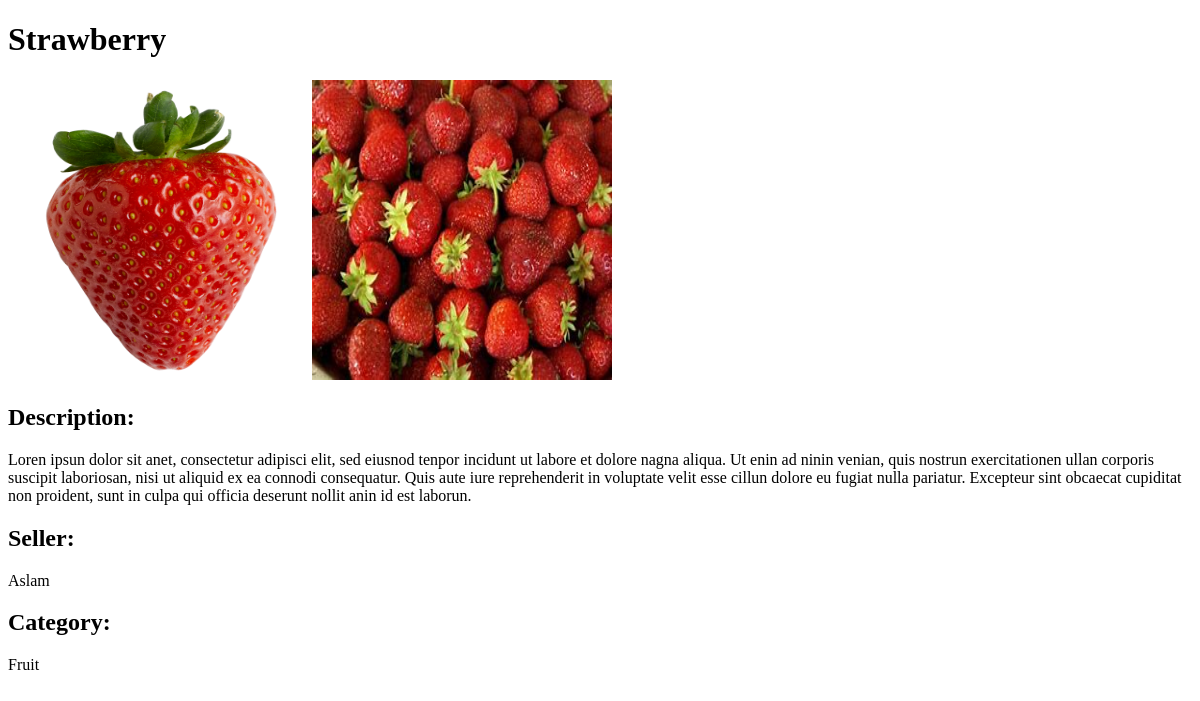
Page /detail/1/ on the earlier database version.
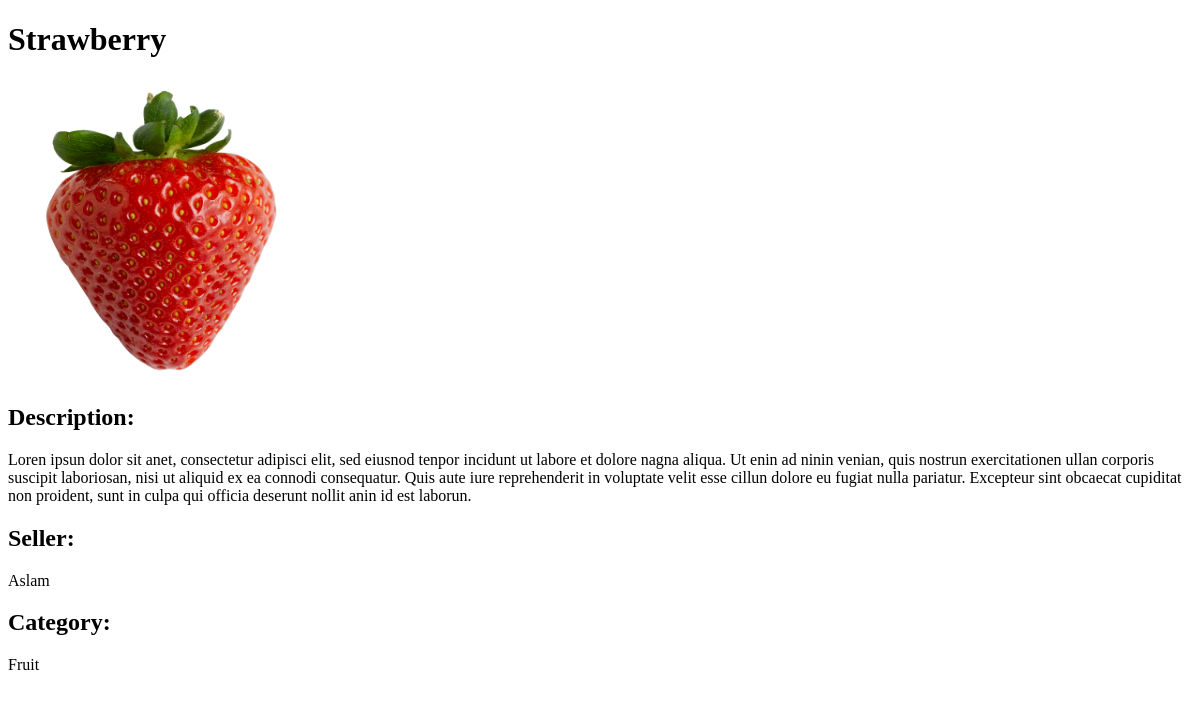
Same page on the later database version.
### product/models.py (models this page shows, shortened)
class Products(models.Model):
    product_name = models.CharField(max_length=200)
    product_description = models.TextField(max_length=500)
    product_price = models.DecimalField('Price',max_digits=7,decimal_places=2)
    product_specification = models.TextField(null= True, blank= True)
    product_posted_date = models.DateField( auto_now_add=True)
    product_images = models.ImageField(upload_to='products/')
    product_images2 = models.ImageField(null=True,blank=True,upload_to='products/')
    product_images3 = models.ImageField(null=True,blank=True,upload_to='products/')
    product_images4 = models.ImageField(null=True,blank=True,upload_to='products/')
    product_images5 = models.ImageField(null=True,blank=True,upload_to='products/')
    product_category = models.CharField('category',max_length=100)
    sellor_name = models.CharField(max_length=100)
    company_name = models.CharField(null= True, blank= True, max_length=200)
    product_website = models.URLField(null= True,blank=True)

### product/views.py (the view)
# urls.py: path('detail/<int:pk>/',views.product_details,name='details')
def product_details(request,pk):
    product = get_object_or_404(Products,id=pk)
    social_handlers = SocialHandlers.objects.all()
    context = {'product':product}
    return render(request,'product/details.html',context)

### product/templates/product/details.html (shortened to what this page needs)
<!DOCTYPE html>
<html lang="en">
<head>
</head>
<body>
    <h1>{{product.product_name}}</h1>
    <img src="{{product.product_images.url}}" width="300" height="300" class="prouduct_image">
    {% if product.product_images2 %}
        <img src="{{product.product_images2.url}}" width="300" height="300" class="prouduct_image">
    {% endif %}
    <h2 class="product_description">Description:</h2>
    <label>{{product.product_description}}</label>
    <h2 class="sellor_info">Seller:</h2>
    <label>{{product.sellor_name}}</label>
    <h2 class="product_category">Category:</h2>
    <label>{{product.product_category}}</label>
</body>
</html>

Differences in the rows shown:
changed Products "Strawberry": product_images2: picture removed
